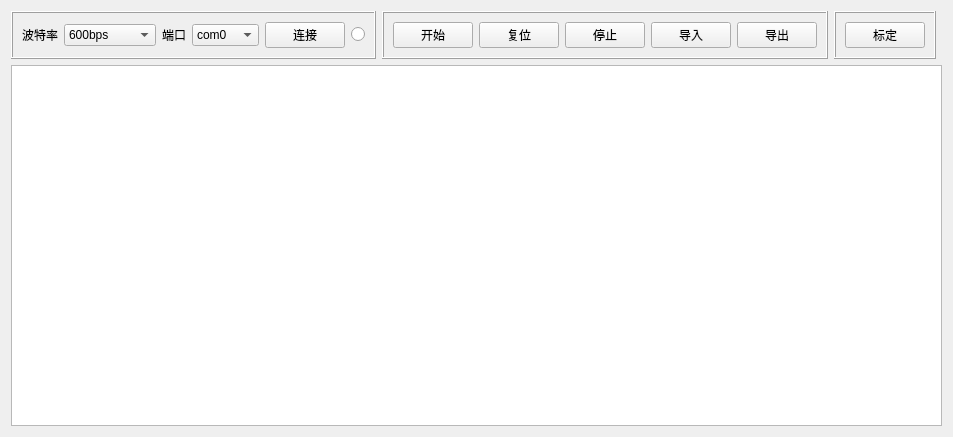
<?xml version="1.0" encoding="UTF-8"?>
<ui version="4.0">
 <class>MainWindow</class>
 <widget class="QWidget" name="MainWindow">
  <property name="geometry">
   <rect>
    <x>0</x>
    <y>0</y>
    <width>924</width>
    <height>437</height>
   </rect>
  </property>
  <property name="windowTitle">
   <string>Form</string>
  </property>
  <layout class="QGridLayout" name="gridLayout_2">
   <item row="1" column="4">
    <spacer name="horizontalSpacer">
     <property name="orientation">
      <enum>Qt::Horizontal</enum>
     </property>
     <property name="sizeHint" stdset="0">
      <size>
       <width>245</width>
       <height>17</height>
      </size>
     </property>
    </spacer>
   </item>
   <item row="1" column="2">
    <widget class="QFrame" name="frame_2">
     <property name="frameShape">
      <enum>QFrame::Box</enum>
     </property>
     <property name="frameShadow">
      <enum>QFrame::Raised</enum>
     </property>
     <layout class="QHBoxLayout" name="horizontalLayout_2">
      <item>
       <widget class="QPushButton" name="pushButton">
        <property name="font">
         <font>
          <family>微软雅黑</family>
         </font>
        </property>
        <property name="text">
         <string>开始</string>
        </property>
        <property name="icon">
         <iconset>
          <normaloff>delivery/Play.ico</normaloff>delivery/Play.ico</iconset>
        </property>
       </widget>
      </item>
      <item>
       <widget class="QPushButton" name="pushButton_2">
        <property name="font">
         <font>
          <family>微软雅黑</family>
         </font>
        </property>
        <property name="text">
         <string>复位</string>
        </property>
        <property name="icon">
         <iconset>
          <normaloff>delivery/reload.ico</normaloff>delivery/reload.ico</iconset>
        </property>
       </widget>
      </item>
      <item>
       <widget class="QPushButton" name="pushButton_10">
        <property name="font">
         <font>
          <family>微软雅黑</family>
         </font>
        </property>
        <property name="text">
         <string>停止</string>
        </property>
        <property name="icon">
         <iconset>
          <normaloff>delivery/Delete.ico</normaloff>delivery/Delete.ico</iconset>
        </property>
       </widget>
      </item>
      <item>
       <widget class="QPushButton" name="pushButton_11">
        <property name="font">
         <font>
          <family>微软雅黑</family>
         </font>
        </property>
        <property name="text">
         <string>导入</string>
        </property>
        <property name="icon">
         <iconset>
          <normaloff>delivery/Add.ico</normaloff>delivery/Add.ico</iconset>
        </property>
       </widget>
      </item>
      <item>
       <widget class="QPushButton" name="pushButton_9">
        <property name="font">
         <font>
          <family>微软雅黑</family>
         </font>
        </property>
        <property name="text">
         <string>导出</string>
        </property>
        <property name="icon">
         <iconset>
          <normaloff>delivery/Down arrow.ico</normaloff>delivery/Down arrow.ico</iconset>
        </property>
       </widget>
      </item>
     </layout>
    </widget>
   </item>
   <item row="1" column="0" colspan="2">
    <widget class="QFrame" name="frame">
     <property name="whatsThis">
      <string>Connect</string>
     </property>
     <property name="frameShape">
      <enum>QFrame::Box</enum>
     </property>
     <property name="frameShadow">
      <enum>QFrame::Raised</enum>
     </property>
     <layout class="QGridLayout" name="gridLayout">
      <item row="0" column="5">
       <widget class="QPushButton" name="pushButton_7">
        <property name="font">
         <font>
          <family>微软雅黑</family>
         </font>
        </property>
        <property name="text">
         <string>连接</string>
        </property>
        <property name="icon">
         <iconset>
          <normaloff>delivery/Green Ball.ico</normaloff>delivery/Green Ball.ico</iconset>
        </property>
       </widget>
      </item>
      <item row="0" column="6">
       <widget class="QRadioButton" name="radioButton">
        <property name="text">
         <string/>
        </property>
       </widget>
      </item>
      <item row="0" column="3">
       <widget class="QComboBox" name="comboBox_2">
        <property name="currentText">
         <string>com0</string>
        </property>
        <property name="currentIndex">
         <number>0</number>
        </property>
        <item>
         <property name="text">
          <string>com0</string>
         </property>
        </item>
        <item>
         <property name="text">
          <string>com1</string>
         </property>
        </item>
        <item>
         <property name="text">
          <string>com2</string>
         </property>
        </item>
        <item>
         <property name="text">
          <string>com3</string>
         </property>
        </item>
        <item>
         <property name="text">
          <string>com4</string>
         </property>
        </item>
        <item>
         <property name="text">
          <string>com5</string>
         </property>
        </item>
        <item>
         <property name="text">
          <string>com6</string>
         </property>
        </item>
        <item>
         <property name="text">
          <string>com7</string>
         </property>
        </item>
        <item>
         <property name="text">
          <string>com8</string>
         </property>
        </item>
        <item>
         <property name="text">
          <string>com9</string>
         </property>
        </item>
        <item>
         <property name="text">
          <string>com10</string>
         </property>
        </item>
        <item>
         <property name="text">
          <string>com11</string>
         </property>
        </item>
        <item>
         <property name="text">
          <string>com12</string>
         </property>
        </item>
        <item>
         <property name="text">
          <string>com13</string>
         </property>
        </item>
        <item>
         <property name="text">
          <string>com14</string>
         </property>
        </item>
       </widget>
      </item>
      <item row="0" column="0">
       <widget class="QLabel" name="label">
        <property name="font">
         <font>
          <family>微软雅黑</family>
         </font>
        </property>
        <property name="text">
         <string>波特率</string>
        </property>
       </widget>
      </item>
      <item row="0" column="1">
       <widget class="QComboBox" name="comboBox">
        <property name="currentText">
         <string>600bps</string>
        </property>
        <property name="currentIndex">
         <number>0</number>
        </property>
        <item>
         <property name="text">
          <string>600bps</string>
         </property>
        </item>
        <item>
         <property name="text">
          <string>1200bps</string>
         </property>
        </item>
        <item>
         <property name="text">
          <string>2400bps</string>
         </property>
        </item>
        <item>
         <property name="text">
          <string>4800bps</string>
         </property>
        </item>
        <item>
         <property name="text">
          <string>9600bps</string>
         </property>
        </item>
        <item>
         <property name="text">
          <string>19200bps</string>
         </property>
        </item>
        <item>
         <property name="text">
          <string>115200bps</string>
         </property>
        </item>
       </widget>
      </item>
      <item row="0" column="2">
       <widget class="QLabel" name="label_2">
        <property name="font">
         <font>
          <family>微软雅黑</family>
         </font>
        </property>
        <property name="text">
         <string>端口</string>
        </property>
       </widget>
      </item>
      <item row="0" column="4">
       <spacer name="horizontalSpacer_2">
        <property name="orientation">
         <enum>Qt::Horizontal</enum>
        </property>
        <property name="sizeHint" stdset="0">
         <size>
          <width>10</width>
          <height>20</height>
         </size>
        </property>
       </spacer>
      </item>
     </layout>
     <zorder>label</zorder>
     <zorder>comboBox</zorder>
     <zorder>pushButton_7</zorder>
     <zorder>radioButton</zorder>
     <zorder>comboBox_2</zorder>
     <zorder>label_2</zorder>
     <zorder>horizontalSpacer_2</zorder>
    </widget>
   </item>
   <item row="1" column="3">
    <widget class="QFrame" name="frame_3">
     <property name="frameShape">
      <enum>QFrame::Box</enum>
     </property>
     <property name="frameShadow">
      <enum>QFrame::Raised</enum>
     </property>
     <layout class="QHBoxLayout" name="horizontalLayout_3">
      <item>
       <widget class="QPushButton" name="pushButton_3">
        <property name="font">
         <font>
          <family>微软雅黑</family>
         </font>
        </property>
        <property name="text">
         <string>标定</string>
        </property>
        <property name="icon">
         <iconset>
          <normaloff>delivery/Blue Ball.ico</normaloff>delivery/Blue Ball.ico</iconset>
        </property>
       </widget>
      </item>
     </layout>
    </widget>
   </item>
   <item row="2" column="0" colspan="5">
    <widget class="PlotWidget" name="graphicsView">
     <property name="font">
      <font>
       <family>微软雅黑</family>
       <weight>50</weight>
       <bold>false</bold>
       <underline>false</underline>
      </font>
     </property>
     <property name="viewportUpdateMode">
      <enum>QGraphicsView::SmartViewportUpdate</enum>
     </property>
    </widget>
   </item>
  </layout>
 </widget>
 <customwidgets>
  <customwidget>
   <class>PlotWidget</class>
   <extends>QGraphicsView</extends>
   <header>pyqtgraph</header>
  </customwidget>
 </customwidgets>
 <resources/>
 <connections/>
</ui>
